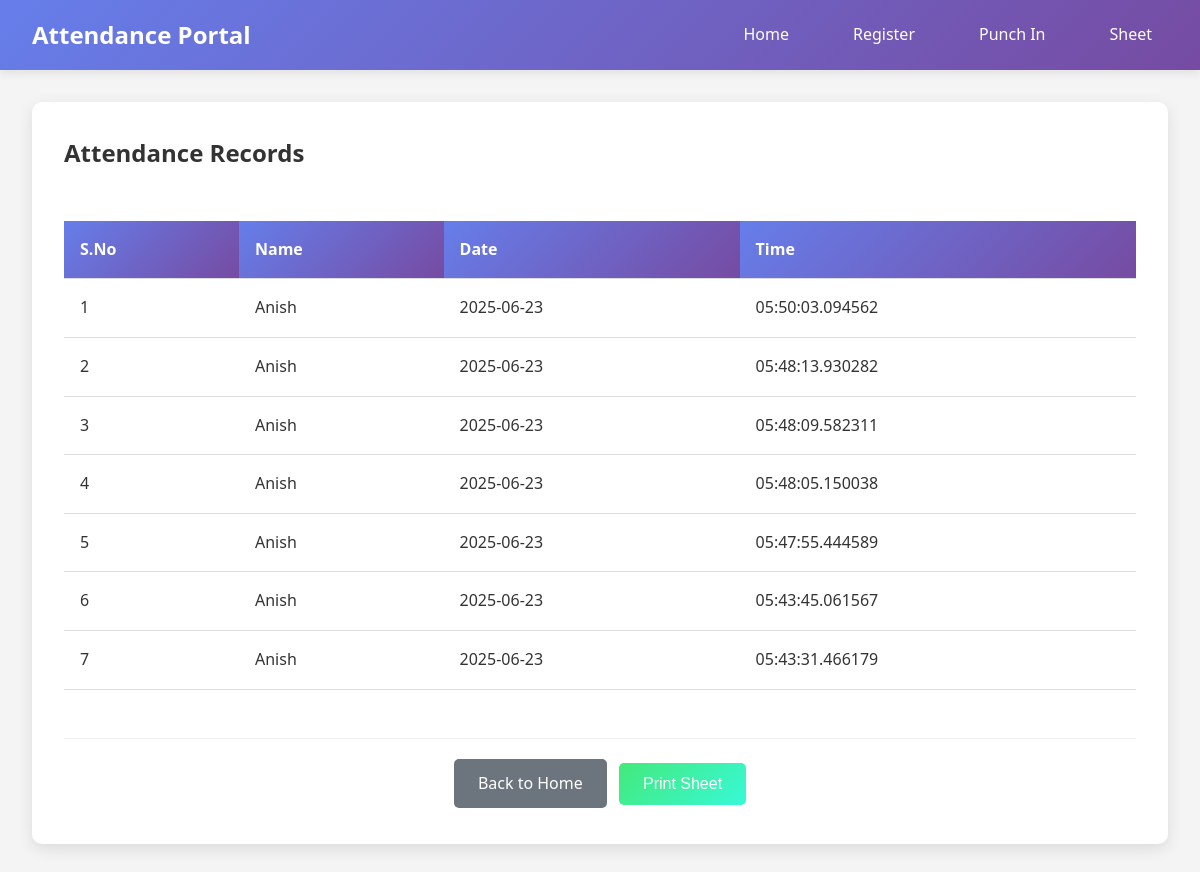
The page /sheet on the database as committed earlier.
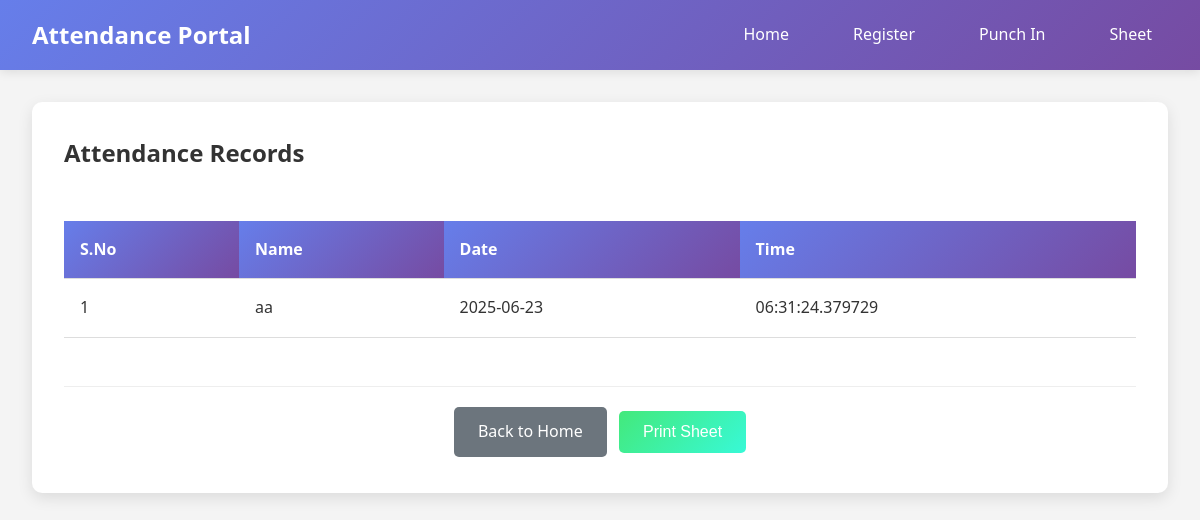
The same page on the database as committed later.
### tables this page shows
CREATE TABLE attendance (
            id INTEGER PRIMARY KEY AUTOINCREMENT,
            name TEXT NOT NULL,
            timestamp TIMESTAMP NOT NULL,
            created_at TIMESTAMP DEFAULT CURRENT_TIMESTAMP
        );

### main.py (the view)
@app.route('/sheet')
def sheet():
    from database import get_all_attendance
    attendance_records = get_all_attendance()
    return render_template('sheet.html', records=attendance_records)

### database.py (called while the page is built)
def get_db_connection():
    conn = sqlite3.connect(DATABASE)
    conn.row_factory = sqlite3.Row
    return conn

def get_all_attendance():
    conn = get_db_connection()
    records = conn.execute(
        'SELECT * FROM attendance ORDER BY timestamp DESC'
    ).fetchall()
    conn.close()
    result = []
    for record in records:
        result.append({
            'id': record['id'],
            'name': record['name'],
            'timestamp': record['timestamp']
        })
    return result

### templates/sheet.html (shortened to what this page needs)
{% extends "base.html" %}
{% block content %}
<div class="container">
    <div class="sheet-container">
        <h2>Attendance Records</h2>
        {% if records %}
        <div class="table-container">
            <table class="attendance-table">
                <thead>
                    <tr>
                        <th>S.No</th>
                        <th>Name</th>
                        <th>Date</th>
                        <th>Time</th>
                    </tr>
                </thead>
                <tbody>
                    {% for record in records %}
                    <tr>
                        <td>{{ loop.index }}</td>
                        <td>{{ record.name }}</td>
                        <td>{{ record.timestamp.split(' ')[0] }}</td>
                        <td>{{ record.timestamp.split(' ')[1] }}</td>
                    </tr>
                    {% endfor %}
                </tbody>
            </table>
        </div>
        {% else %}
        <div class="no-records">
            <p>No attendance records found.</p>
            <a href="{{ url_for('punch_in') }}" class="btn btn-primary">Mark Attendance</a>
        </div>
        {% endif %}
        <div class="form-actions">
            <a href="{{ url_for('index') }}" class="btn btn-secondary">Back to Home</a>
            <button onclick="window.print()" class="btn btn-info">Print Sheet</button>
        </div>
    </div>
</div>
{% endblock %}

### templates/base.html (shortened to what this page needs)
<!DOCTYPE html>
<html lang="en">
<head>
    <link rel="stylesheet" href="{{ url_for('static', filename='css/style.css') }}">
</head>
<body>
    <nav class="navbar">
        <div class="nav-container">
            <h1><a href="{{ url_for('index') }}">Attendance Portal</a></h1>
            <ul class="nav-menu">
                <li><a href="{{ url_for('index') }}">Home</a></li>
                <li><a href="{{ url_for('register') }}">Register</a></li>
                <li><a href="{{ url_for('punch_in') }}">Punch In</a></li>
                <li><a href="{{ url_for('sheet') }}">Sheet</a></li>
            </ul>
        </div>
    </nav>
    <main class="main-content">
        {% block content %}{% endblock %}
    </main>
</body>
</html>

### static/css/style.css (style rules this page uses)
* { margin: 0; padding: 0; box-sizing: border-box; }
body { font-family: 'Segoe UI', Tahoma, Geneva, Verdana, sans-serif; line-height: 1.6; color: #333; background-color: #f4f4f4; }
.navbar { background: linear-gradient(135deg, #667eea 0%, #764ba2 100%); color: white; padding: 1rem 0; box-shadow: 0 2px 10px rgba(0, 0, 0, 0.1); }
.nav-container { max-width: 1200px; margin: 0 auto; padding: 0 2rem; display: flex; justify-content: space-between; align-items: center; }
.navbar h1 a { color: white; text-decoration: none; font-size: 1.5rem; }
.nav-menu { display: flex; list-style: none; gap: 2rem; }
.nav-menu a { color: white; text-decoration: none; padding: 0.5rem 1rem; border-radius: 5px; transition: background-color 0.3s; }
.main-content { min-height: calc(100vh - 80px); padding: 2rem 0; }
.container { max-width: 1200px; margin: 0 auto; padding: 0 2rem; }
.btn { display: inline-block; padding: 0.75rem 1.5rem; border: none; border-radius: 5px; text-decoration: none; cursor: pointer; font-size: 1rem; transition: all 0.3s; margin: 0.25rem; }
.btn-info { background: linear-gradient(135deg, #43e97b 0%, #38f9d7 100%); color: white; }
.btn-secondary { background: #6c757d; color: white; }
.form-actions { text-align: center; margin-top: 2rem; padding-top: 1rem; border-top: 1px solid #eee; }
.sheet-container { background: white; padding: 2rem; border-radius: 10px; box-shadow: 0 5px 15px rgba(0, 0, 0, 0.1); }
.table-container { overflow-x: auto; margin: 2rem 0; }
.attendance-table { width: 100%; border-collapse: collapse; margin: 1rem 0; }
.attendance-table th, .attendance-table td { padding: 1rem; text-align: left; border-bottom: 1px solid #ddd; }
.attendance-table th { background: linear-gradient(135deg, #667eea 0%, #764ba2 100%); color: white; font-weight: bold; }

Rows that differ between the two databases and show on the page:
removed attendance: name "Anish", timestamp "2025-06-23", timestamp "05:50:03.094562"
removed attendance: name "Anish", timestamp "2025-06-23", timestamp "05:48:13.930282"
removed attendance: name "Anish", timestamp "2025-06-23", timestamp "05:48:09.582311"
removed attendance: name "Anish", timestamp "2025-06-23", timestamp "05:48:05.150038"
removed attendance: name "Anish", timestamp "2025-06-23", timestamp "05:47:55.444589"
removed attendance: name "Anish", timestamp "2025-06-23", timestamp "05:43:45.061567"
removed attendance: name "Anish", timestamp "2025-06-23", timestamp "05:43:31.466179"
added attendance: name "aa", timestamp "2025-06-23", timestamp "06:31:24.379729"
